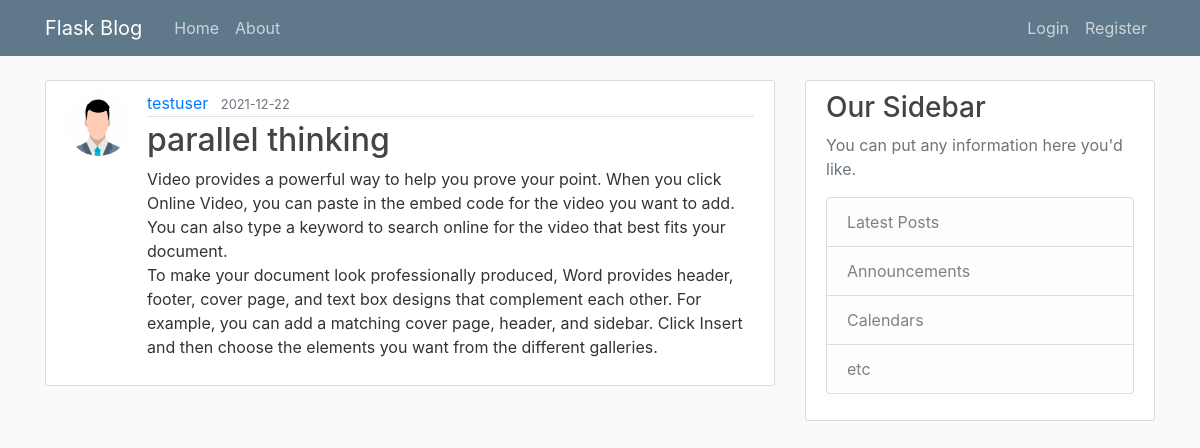
The page /post/5 on the database its author committed.
### blog/models.py (models this page shows, shortened)
class User(db.Model, UserMixin):
    id = db.Column(db.Integer, primary_key=True)
    username = db.Column(db.String(20),
                         unique=True,
                         nullable=False)
    email = db.Column(db.String(120),
                      unique=True,
                      nullable=False)
    image_file = db.Column(db.String(20),
                           nullable=False,
                           default='default.jpg')
    password = db.Column(db.String(60),
                         nullable=False)
    posts = db.relationship('Post', backref='author', lazy=True)

class Post(db.Model):
    id = db.Column(db.Integer, primary_key=True)
    title = db.Column(db.String(100),
                      nullable=False)
    date = db.Column(db.DateTime, nullable=False, default=datetime.utcnow)
    content = db.Column(db.Text,
                        nullable=False)
    user_id = db.Column(db.Integer, db.ForeignKey('user.id'), nullable=False)

### blog/routes.py (the view)
@app.route("/post/<int:post_id>")
def post(post_id):
    post = Post.query.get_or_404(post_id)
    return render_template('post.html', title='post.title', post=post)

### blog/templates/post.html (shortened to what this page needs)
{% extends 'base.html' %}
{% block content %}
    <article class="media content-section">
        <img src="{{ url_for('static', filename='profile/'+ post.author.image_file) }}" class="rounded-circle article-img" alt="">
        <div class="media-body">
        <div class="article-metadata">
            <a class="mr-2" href="{{ url_for('user_posts', username=post.author.username) }}">{{ post.author.username }}</a>
            <small class="text-muted">{{ post.date.strftime('%Y-%m-%d') }}</small>
        </div>
        <h2 class="article-title">{{ post.title }}</h2>
        <p class="article-content">{{ post.content }}</p>
        </div>
    </article>
{% endblock %}

### blog/static/main.css (style rules this page uses)
body { background: #fafafa; color: #333333; margin-top: 5rem; }
h1, h2, h3, h4, h5, h6 { color: #444444; }
.content-section { background: #ffffff; padding: 10px 20px; border: 1px solid #dddddd; border-radius: 3px; margin-bottom: 20px; }
.article-title { color: #444444; }
.article-content { white-space: pre-line; }
.article-img { height: 65px; width: 65px; margin-right: 16px; }
.article-metadata { padding-bottom: 1px; margin-bottom: 4px; border-bottom: 1px solid #e3e3e3 }

### rows shown on the page
User: image_file (placeholder picture), author.username "testuser"
Post: date "2021-12-22", title "parallel thinking", content "Video provides a powerful way to help you prove your point. When you click Online Video, you can paste in the embed code for the video you want to add. You can also type a keyword to search online for the video that best fits your document. To make your document look professionally produced, Word provides header, footer, cover page, and text box designs that complement each other. For example, you can add a matching cover page, header, and sidebar. Click Insert and then choose the elements you want from the different galleries."
